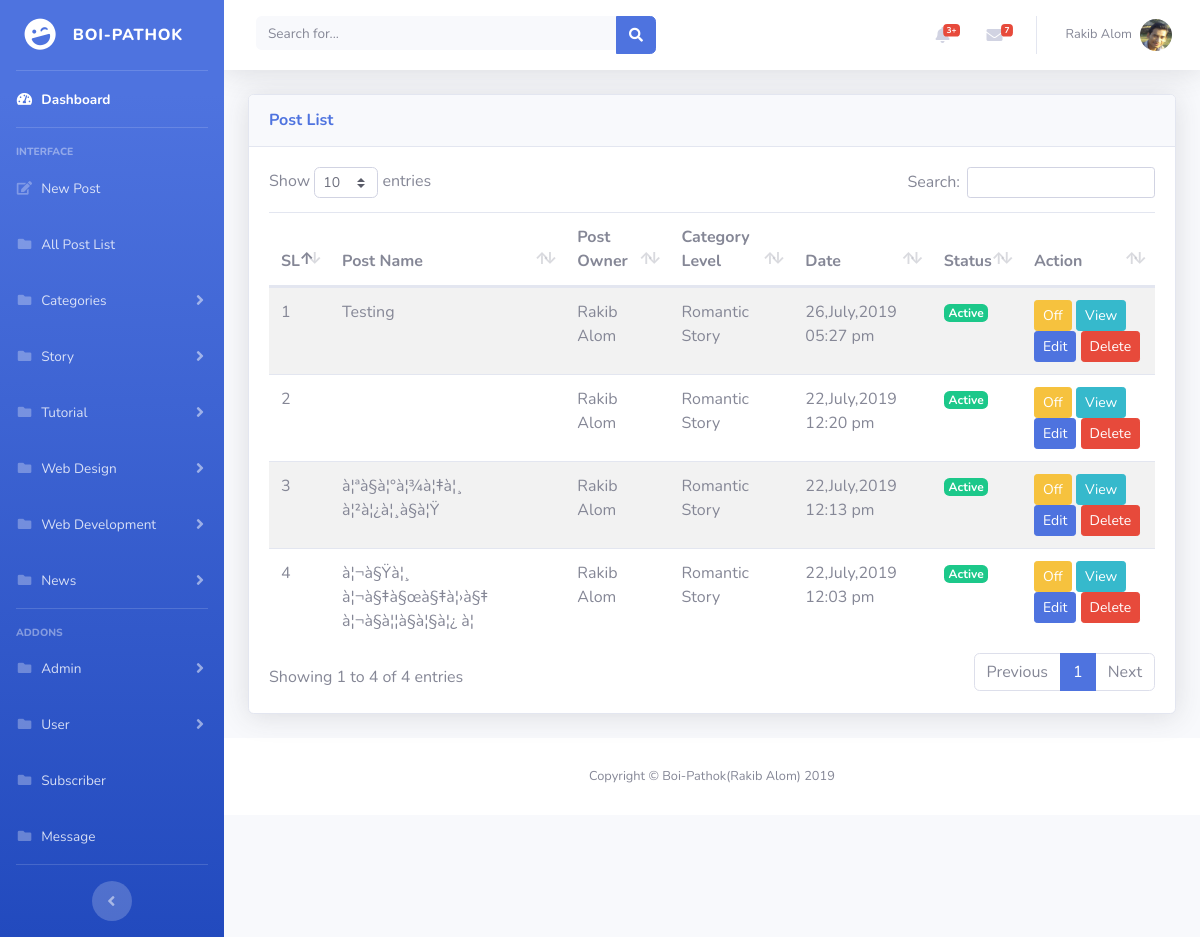
The app's page /adminpanel/admin/post_by_categories_level.php?categories_level=13 (signed in) with its own data.
### tables this page shows
CREATE TABLE `categories` (
  `cate_id` int(11) NOT NULL,
  `cate_name` varchar(50) NOT NULL,
  `cate_status` int(11) NOT NULL DEFAULT '1'
);

CREATE TABLE `post` (
  `post_id` int(11) NOT NULL,
  `post_name` text NOT NULL,
  `post_owner` varchar(50) NOT NULL,
  `cate_id` int(11) NOT NULL,
  `cate_level_id` int(11) NOT NULL,
  `post_text` text NOT NULL,
  `post_image` text NOT NULL,
  `post_date` varchar(50) NOT NULL,
  `post_status` int(11) NOT NULL DEFAULT '1',
  `admin_id` int(11) NOT NULL,
  `user_id` int(11) NOT NULL
);

CREATE TABLE `categories_level` (
  `cate_level_id` int(11) NOT NULL,
  `cate_id` int(11) NOT NULL,
  `cate_level_name` varchar(50) NOT NULL,
  `cate_level_status` int(11) NOT NULL DEFAULT '1'
);

### adminpanel/admin/post_by_categories_level.php (the view, shortened to what this page needs)
<?php
 	include ('../include/admin_header.php');
 	include ('../include/dbcon.php');
 	$id = $_GET['categories_level'];
 	$sql = "SELECT categories.cate_name, categories_level.cate_level_name, post.* FROM post INNER JOIN categories ON categories.cate_id = post.cate_id INNER JOIN categories_level ON categories_level.cate_level_id = post.cate_level_id WHERE post.cate_level_id = '$id' ORDER BY post_id desc";
 	$run = mysqli_query($con,$sql);
 	$count = 1;
?>
  <div id="wrapper">
        <div class="container-fluid">
          <div class="card shadow mb-4">
            <div class="card-header py-3">
              <h6 class="m-0 font-weight-bold text-primary">Post List</h6>
            </div>
            <div class="card-body">
              <div class="table-responsive">
                <table class="table table-striped" id="dataTable" width="100%" cellspacing="0">
                 	<thead>
	                    <tr>
	                      	<th>SL</th>
	                      	<th>Post Name</th>
	                      	<th>Post Owner</th>
	                      	<th>Category Level</th>
	                      	<th>Date</th>
	                      	<th>Status</th>
	                      	<th>Action</th>
	                    </tr>
                 	</thead>
                 	<tbody>
                 	<?php while($result = mysqli_fetch_assoc($run)) { ?>
                 		<tr>
                 			<td><?php echo $count++; ?></td>
                 			<td><?php echo $result['post_name']; ?></td>
                 			<td><?php echo $result['post_owner']; ?></td>
		                    <td><?php echo $result['cate_level_name']; ?></td>
		                    <td><?php echo $result['post_date']; ?></td>
		                    <td>
		                        <?php
		                          if ($result['post_status'] == 1) {
		                            ?>
		                            <span class="badge badge-success">Active</span>
		                            <?php
		                          }else{
		                            ?>
		                            <span class="badge badge-warning">Deactive</span>
		                            <?php
		                          }
		                         ?>
		                    </td>
		                 	<td>
		                        <?php
		                        if ($result['post_status'] == 1) {
		                        ?>
		                            <form action="" method="post">
		                                <button class="btn btn-sm btn-warning" name="deactive">Off</button>
		                                <a class="btn btn-sm btn-info" href="post_view.php?post_id=<?php echo $result['post_id']; ?>">View</a>
		                                <a class="btn btn-sm btn-primary" href="post_edit.php?post_id=<?php echo $result['post_id']; ?>">Edit</a>
		                                <button class="btn btn-sm btn-danger" name="delete">Delete</button>
		                            </form>
		                        <?php
		                           }
		                        ?>
		                    </td>
                 		</tr>
                 	<?php } ?>
                 	</tbody>
                </table>
              </div>
            </div>
          </div>
        </div>
      </div>
			<?php
	include('../include/admin_footer.php');
?>

### adminpanel/include/admin_header.php (shortened to what this page needs)
<?php
    include ('dbcon.php');
    $email = $_SESSION['email'];
    $sql11 = "SELECT * FROM admin WHERE admin_email = '$email'";
    $run11 = mysqli_query($con,$sql11);
    $result11 = mysqli_fetch_assoc($run11);
 ?>
<!DOCTYPE html>
<html lang="en">
<head>
  <link href="../vendor/fontawesome-free/css/all.min.css" rel="stylesheet" type="text/css">
  <link href="../css/sb-admin-2.css" rel="stylesheet">
  <link href="../vendor/datatables/dataTables.bootstrap4.min.css" rel="stylesheet">
</head>
<body id="page-top">
  <div id="wrapper">
    <ul class="navbar-nav bg-gradient-primary sidebar sidebar-dark accordion" id="accordionSidebar">
      <a class="sidebar-brand d-flex align-items-center justify-content-center" href="index.php">
        <div class="sidebar-brand-icon rotate-n-15">
          <i class="fas fa-laugh-wink"></i>
        </div>
        <div class="sidebar-brand-text mx-3">Boi-Pathok</div>
      </a>
      <hr class="sidebar-divider my-0">
      <li class="nav-item active">
        <a class="nav-link" href="../admin/index.php">
          <i class="fas fa-fw fa-tachometer-alt"></i>
          <span>Dashboard</span></a>
      </li>
      <hr class="sidebar-divider">
      <div class="sidebar-heading">
        Interface
      </div>
      <li class="nav-item">
        <a class="nav-link" href="../admin/post.php">
          <i class="fas fa-fw fa-edit"></i>
          <span>New Post</span></a>
      </li>
      <li class="nav-item">
        <a class="nav-link" href="../admin/post_list.php">
          <i class="fas fa-fw fa-folder"></i>
          <span>All Post List</span></a>
      </li>
      <li class="nav-item">
        <a class="nav-link collapsed" href="#" data-toggle="collapse" data-target="#categoriesNav" aria-expanded="true" aria-controls="collapsePages">
          <i class="fas fa-fw fa-folder"></i>
          <span>Categories</span>
        </a>
      </li>
    <?php
      include ('dbcon.php');
      $sql = "SELECT * FROM categories WHERE cate_status = '1'";
      $run = mysqli_query($con,$sql);
      while($result = mysqli_fetch_assoc($run)) {
     ?>
      <li class="nav-item" value="<?php echo $result['cate_id']; ?>">
        <a class="nav-link collapsed" href="#" data-toggle="collapse" data-target="#navID<?php echo $result['cate_id']; ?>" aria-expanded="true" aria-controls="collapsePages">
          <i class="fas fa-fw fa-folder"></i>
          <span><?php echo $result['cate_name']; ?></span>
        </a>
      </li>
    <?php } ?>
      <hr class="sidebar-divider">
      <div class="sidebar-heading">
        Addons
      </div>
      <li class="nav-item">
        <a class="nav-link collapsed" href="#" data-toggle="collapse" data-target="#adminNav" aria-expanded="true" aria-controls="collapsePages">
          <i class="fas fa-fw fa-folder"></i>
          <span>Admin</span>
        </a>
      </li>
      <li class="nav-item">
        <a class="nav-link collapsed" href="#" data-toggle="collapse" data-target="#userNav" aria-expanded="true" aria-controls="collapsePages">
          <i class="fas fa-fw fa-folder"></i>
          <span>User</span>
        </a>
      </li>
      <li class="nav-item">
        <a class="nav-link" href="../admin/subscribe.php">
          <i class="fas fa-fw fa-folder"></i>
          <span>Subscriber</span></a>
      </li>
      <li class="nav-item">
        <a class="nav-link" href="../admin/contact.php">
          <i class="fas fa-fw fa-folder"></i>
          <span>Message</span></a>
      </li>
      <hr class="sidebar-divider d-none d-md-block">
      <div class="text-center d-none d-md-inline">
        <button class="rounded-circle border-0" id="sidebarToggle"></button>
      </div>
    </ul>
    <div id="content-wrapper" class="d-flex flex-column">
      <div id="content">
        <nav class="navbar navbar-expand navbar-light bg-white topbar mb-4 static-top shadow">
          <form class="d-none d-sm-inline-block form-inline mr-auto ml-md-3 my-2 my-md-0 mw-100 navbar-search">
            <div class="input-group">
              <input type="text" class="form-control bg-light border-0 small" placeholder="Search for..." aria-label="Search" aria-describedby="basic-addon2">
              <div class="input-group-append">
                <button class="btn btn-primary" type="button">
                  <i class="fas fa-search fa-sm"></i>
                </button>
              </div>
            </div>
          </form>
          <ul class="navbar-nav ml-auto">
            <li class="nav-item dropdown no-arrow mx-1">
              <a class="nav-link dropdown-toggle" href="#" id="alertsDropdown" role="button" data-toggle="dropdown" aria-haspopup="true" aria-expanded="false">
                <i class="fas fa-bell fa-fw"></i>
                <span class="badge badge-danger badge-counter">3+</span>
              </a>
            </li>
            <li class="nav-item dropdown no-arrow mx-1">
              <a class="nav-link dropdown-toggle" href="#" id="messagesDropdown" role="button" data-toggle="dropdown" aria-haspopup="true" aria-expanded="false">
                <i class="fas fa-envelope fa-fw"></i>
                <span class="badge badge-danger badge-counter">7</span>
              </a>
            </li>
            <li class="nav-item dropdown no-arrow">
              <a class="nav-link dropdown-toggle" href="#" id="userDropdown" role="button" data-toggle="dropdown" aria-haspopup="true" aria-expanded="false">
                <span class="mr-2 d-none d-lg-inline text-gray-600 small"><?php echo $result11['admin_name']; ?></span>
                <img class="img-profile rounded-circle" src="../img/admin/<?php echo $result11['admin_image']; ?>">
              </a>
            </li>
          </ul>
        </nav>

### records on screen
categories: $result['cate_id'] 8 (drawn), cate_name "Story"
categories: $result['cate_id'] 9 (drawn), cate_name "Tutorial"
categories: $result['cate_id'] 10 (drawn), cate_name "Web Design"
categories: $result['cate_id'] 11 (drawn), cate_name "Web Development"
categories: $result['cate_id'] 12 (drawn), cate_name "News"
post: post_name "Testing", post_owner "Rakib Alom", cate_level.cate_level_name "Romantic Story", post_date "26,July,2019 05:27 pm", post_status "Active"
post: post_owner "Rakib Alom", cate_level.cate_level_name "Romantic Story", post_date "22,July,2019 12:20 pm", post_status "Active"
post: post_name "à¦ªà§à¦°à¦¾à¦‡à¦¸ à¦²à¦¿à¦¸à§à¦Ÿ", post_owner "Rakib Alom", cate_level.cate_level_name "Romantic Story", post_date "22,July,2019 12:13 pm", post_status "Active"
post: post_name "à¦¬à§Ÿà¦¸ à¦¬à§‡à§œà§‡à¦›à§‡ à¦¬à§à¦¦à§à¦§à¦¿ à¦", post_owner "Rakib Alom", cate_level.cate_level_name "Romantic Story", post_date "22,July,2019 12:03 pm", post_status "Active"

### other values on screen
$result11['admin_name'] "Rakib Alom"
